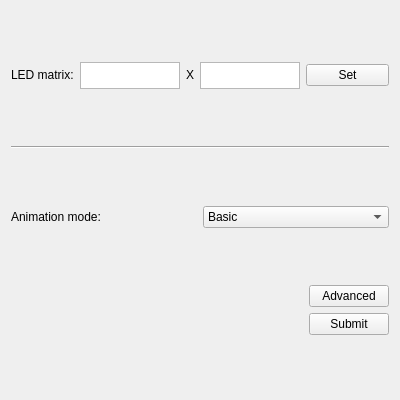
<?xml version="1.0" encoding="UTF-8"?>
<ui version="4.0">
 <class>AnimationPreSettings</class>
 <widget class="QWidget" name="AnimationPreSettings">
  <property name="geometry">
   <rect>
    <x>0</x>
    <y>0</y>
    <width>400</width>
    <height>400</height>
   </rect>
  </property>
  <property name="sizePolicy">
   <sizepolicy hsizetype="Minimum" vsizetype="Minimum">
    <horstretch>0</horstretch>
    <verstretch>0</verstretch>
   </sizepolicy>
  </property>
  <property name="minimumSize">
   <size>
    <width>400</width>
    <height>400</height>
   </size>
  </property>
  <property name="baseSize">
   <size>
    <width>400</width>
    <height>400</height>
   </size>
  </property>
  <property name="windowTitle">
   <string>Form</string>
  </property>
  <layout class="QGridLayout" name="gridLayout">
   <item row="2" column="0">
    <layout class="QHBoxLayout" name="horizontalLayout_2">
     <item>
      <widget class="QLabel" name="label_3">
       <property name="text">
        <string>Animation mode:</string>
       </property>
      </widget>
     </item>
     <item>
      <widget class="QComboBox" name="selectMode">
       <property name="currentIndex">
        <number>2</number>
       </property>
       <item>
        <property name="text">
         <string>Polygon</string>
        </property>
       </item>
       <item>
        <property name="text">
         <string>Circle</string>
        </property>
       </item>
       <item>
        <property name="text">
         <string>Basic</string>
        </property>
       </item>
      </widget>
     </item>
    </layout>
   </item>
   <item row="1" column="0">
    <widget class="Line" name="line">
     <property name="orientation">
      <enum>Qt::Horizontal</enum>
     </property>
    </widget>
   </item>
   <item row="0" column="0">
    <layout class="QHBoxLayout" name="horizontalLayout">
     <item>
      <widget class="QLabel" name="label">
       <property name="sizePolicy">
        <sizepolicy hsizetype="Fixed" vsizetype="Fixed">
         <horstretch>0</horstretch>
         <verstretch>0</verstretch>
        </sizepolicy>
       </property>
       <property name="text">
        <string>LED matrix:</string>
       </property>
      </widget>
     </item>
     <item>
      <widget class="QTextEdit" name="editWidth">
       <property name="sizePolicy">
        <sizepolicy hsizetype="Preferred" vsizetype="Fixed">
         <horstretch>0</horstretch>
         <verstretch>0</verstretch>
        </sizepolicy>
       </property>
       <property name="minimumSize">
        <size>
         <width>40</width>
         <height>27</height>
        </size>
       </property>
       <property name="maximumSize">
        <size>
         <width>100</width>
         <height>27</height>
        </size>
       </property>
      </widget>
     </item>
     <item>
      <widget class="QLabel" name="label_2">
       <property name="sizePolicy">
        <sizepolicy hsizetype="Fixed" vsizetype="Fixed">
         <horstretch>0</horstretch>
         <verstretch>0</verstretch>
        </sizepolicy>
       </property>
       <property name="text">
        <string>X</string>
       </property>
      </widget>
     </item>
     <item>
      <widget class="QTextEdit" name="editLength">
       <property name="sizePolicy">
        <sizepolicy hsizetype="Preferred" vsizetype="Fixed">
         <horstretch>0</horstretch>
         <verstretch>0</verstretch>
        </sizepolicy>
       </property>
       <property name="minimumSize">
        <size>
         <width>40</width>
         <height>27</height>
        </size>
       </property>
       <property name="maximumSize">
        <size>
         <width>100</width>
         <height>27</height>
        </size>
       </property>
      </widget>
     </item>
     <item>
      <widget class="QPushButton" name="buttonSetWL">
       <property name="text">
        <string>Set</string>
       </property>
      </widget>
     </item>
    </layout>
   </item>
   <item row="4" column="0">
    <layout class="QGridLayout" name="gridLayout_2">
     <item row="1" column="1">
      <widget class="QPushButton" name="buttonSubmit">
       <property name="text">
        <string>Submit</string>
       </property>
      </widget>
     </item>
     <item row="0" column="1">
      <widget class="QPushButton" name="buttonAdvanced">
       <property name="text">
        <string>Advanced</string>
       </property>
      </widget>
     </item>
     <item row="0" column="0">
      <spacer name="horizontalSpacer">
       <property name="orientation">
        <enum>Qt::Horizontal</enum>
       </property>
       <property name="sizeHint" stdset="0">
        <size>
         <width>40</width>
         <height>20</height>
        </size>
       </property>
      </spacer>
     </item>
    </layout>
   </item>
  </layout>
 </widget>
 <resources/>
 <connections/>
</ui>
